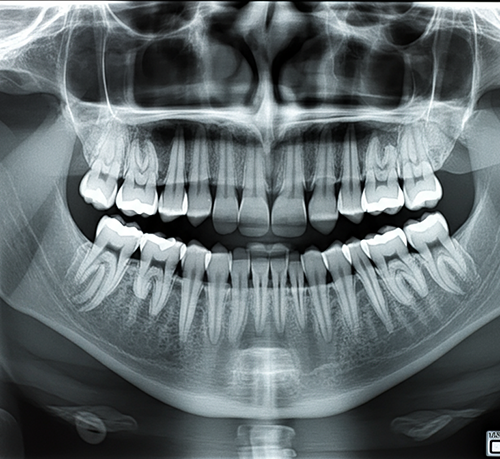
#> input picture input/image.png, 500 x 459 px
$ python -i image_preprocessor.py   (imports and definitions only)
#> lines starting #> are read from the running program, lines starting #| are printed output that depends on the picture
#> further down, picture is the input picture: shape (459, 500, 3); mean B, G, R 111.8, 108.9, 99.4
#!/usr/bin/env python3
# -*- coding: utf-8 -*-
"""
图像预处理器模块
负责X光图像的预处理操作，包括增强、降噪和归一化
"""

import cv2
import numpy as np


class ImagePreprocessor:
    """X光图像预处理器"""

    def __init__(self, target_size=(512, 512)):
        """
        初始化预处理器

        参数:
            target_size: 目标图像尺寸（用于深度学习模型输入）
        """
        self.target_size = target_size

    def convert_to_grayscale(self, image):
        """
        转换为灰度图

        参数:
            image: 输入图像（BGR或灰度）

        返回:
            gray: 灰度图像
        """
        if len(image.shape) == 3:
            return cv2.cvtColor(image, cv2.COLOR_BGR2GRAY)
        return image.copy()

    def apply_clahe(self, gray_image, clip_limit=2.0, tile_grid_size=(8, 8)):
        """
        应用CLAHE（对比度限制自适应直方图均衡化）

        参数:
            gray_image: 灰度图像
            clip_limit: 对比度限制阈值
            tile_grid_size: 分块网格大小

        返回:
            enhanced: 增强后的图像
        """
#> called with clip_limit = 2, tile_grid_size = (8, 8)
        clahe = cv2.createCLAHE(clipLimit=clip_limit, tileGridSize=tile_grid_size)
        return clahe.apply(gray_image)
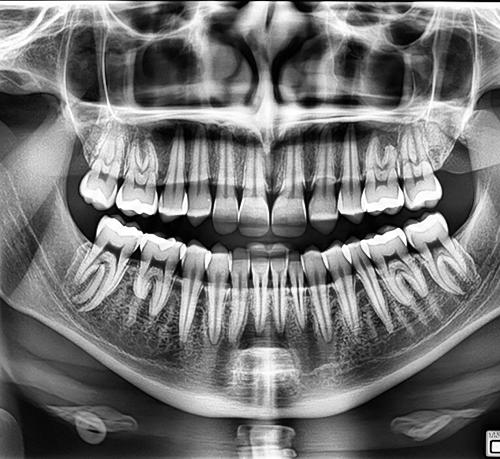
#> returned value: shape (459, 500); min 0, max 255, mean 116.5

    def apply_bilateral_filter(self, image, diameter=9, sigma_color=75, sigma_space=75):
        """
        应用双边滤波（保留边缘的降噪）

        参数:
            image: 输入图像
            diameter: 滤波器直径
            sigma_color: 颜色空间标准差
            sigma_space: 坐标空间标准差

        返回:
            filtered: 滤波后的图像
        """
#> called with diameter = 9, sigma_color = 75, sigma_space = 75
        return cv2.bilateralFilter(image, diameter, sigma_color, sigma_space)
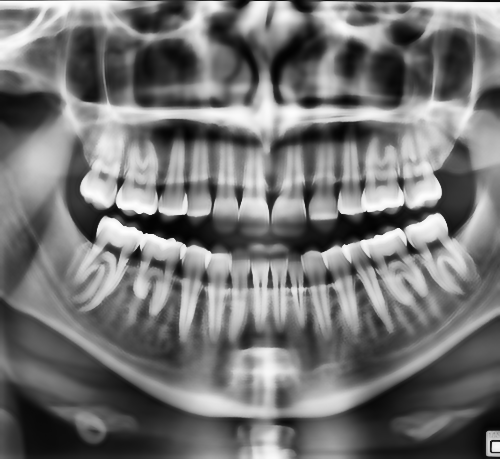
#> returned value: shape (459, 500); min 2, max 254, mean 116.6

    # [62 lines left out: functions resize_image, normalize_image, prepare_for_unet, not called in this run]

    def enhance_xray(self, image):
        """
        增强X光图像（用于传统方法）

        参数:
            image: 输入图像（BGR或灰度）

        返回:
            enhanced: 增强后的图像
            gray: 原始灰度图
        """
        # 1. 转换为灰度图
        gray = self.convert_to_grayscale(image)

        # 2. 应用CLAHE增强对比度
        enhanced = self.apply_clahe(gray)

        # 3. 应用双边滤波保留边缘的同时降噪
        enhanced = self.apply_bilateral_filter(enhanced)

        return enhanced, gray

>>> import cv2
>>> picture = cv2.imread('../../input/image.png')
>>> result = ImagePreprocessor().enhance_xray(picture)
